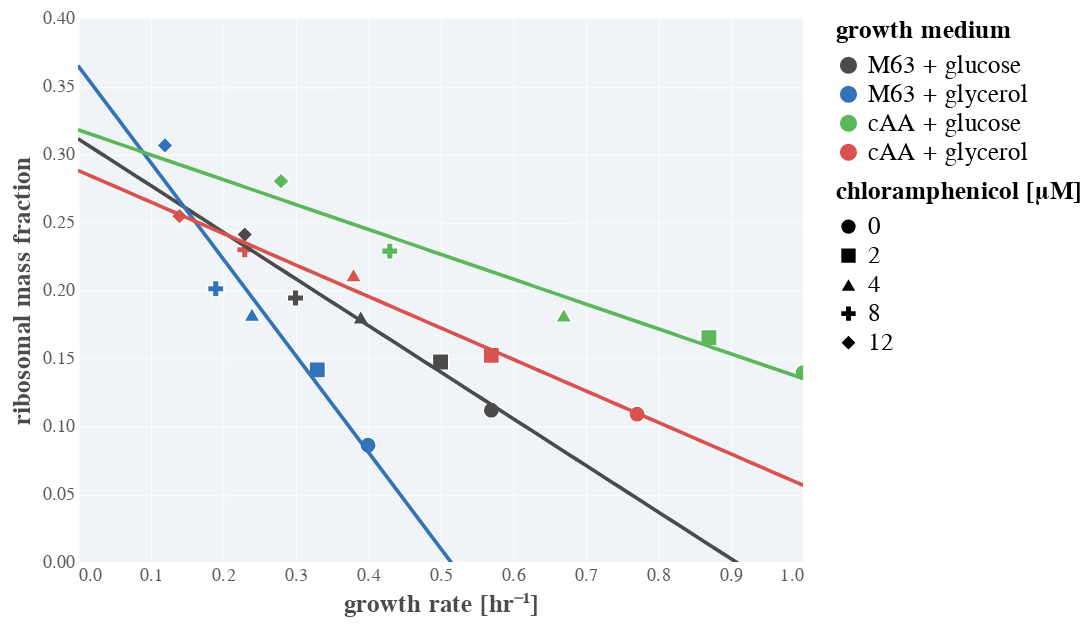

Write notebook code for a chart like this one.
### Code cell
# Load data for Scott et al 2010, Fig 2AC
scott_data = pd.read_csv('../../data/Scott2010_chlor_inhibition_minimal.csv')
scott_data['mass_fraction'] = scott_data['RNA_protein_ratio'] * 0.4855 # Converts RNA/Protein to ribosome mass fraction

# Set up the plot of the points
points = alt.Chart(scott_data).mark_point(size=80).encode(
                    x=alt.X(field='growth_rate_hr', type='quantitative', title='growth rate [hr\u207b\u00b9]'),
                    y=alt.Y(field='mass_fraction', type='quantitative', title='ribosomal mass fraction',
                           scale=alt.Scale(domain=[0, 0.4])),
                    color=alt.Color(field='medium', type='nominal', 
                                    title='growth medium'),
                    shape=alt.Shape(field='chloramphenicol_conc_uM', type='nominal', title='chloramphenicol [µM]'))

# For each growth medium, do the fit. 
fit_dfs = []
growth_rate = np.linspace(0, 1, 100)
print("""
Estimated Parameters
--------------------
""")
for g, d in scott_data.groupby(['medium']):
    popt = scipy.stats.linregress(d['growth_rate_hr'],d['mass_fraction'])
    print(f'Growth medium {g}: Φ_R max ≈ {popt[1]:0.2f}; ν ≈ {-1 * popt[0]**-1:0.1f}')
    _df = pd.DataFrame([])
    _df['growth_rate_hr'] = growth_rate
    _df['mass_fraction'] = popt[1] + popt[0] * growth_rate
    _df['medium'] = g
    fit_dfs.append(_df)
fit_df = pd.concat(fit_dfs, sort=False)

# Generate the plot with the fits. 
fit = alt.Chart(fit_df).mark_line(size=2).encode(
                x=alt.X(field='growth_rate_hr', type='quantitative', title='growth rate [hr\u207b\u00b9]'),
                y=alt.Y(field='mass_fraction', type='quantitative', title='ribosomal mass fraction'),
                color=alt.Color(field='medium', type='nominal', title='growth medium')
)
(points + fit).interactive()

### Figure 1 — Vega-Lite specification as saved in the notebook (floating-point values rounded to 4 significant figures; data arrays with more than 128 entries replaced by an {"elided": "..."} marker saying what was removed)
{"config": {"background": "white", "group": {"fill": "white"}, "view": {"strokeWidth": 0, "height": 300, "width": 400, "fill": "#f0f3f7"}, "point": {"size": 40, "filled": true, "opacity": 1, "strokeWidth": 0.75, "stroke": "#FFFFFF"}, "square": {"size": 40, "filled": true, "opacity": 1, "strokeWidth": 0.75, "stroke": "#FFFFFF"}, "circle": {"size": 40, "filled": true, "opacity": 1, "strokeWidth": 0.75, "stroke": "#FFFFFF"}, "line": {"size": 2}, "axis": {"domainColor": "#ffffff", "domainWidth": 0.5, "labelColor": "#5b5b5b", "labelFontSize": 10, "labelFont": "Nunito", "titleFont": "Nunito", "titleFontWeight": 700, "titleFontSize": 14, "titleColor": "#4b4b4b", "grid": true, "gridColor": "#ffffff", "gridWidth": 0.5, "ticks": false}, "range": {"category": ["#4c4b4c", "#3373ba", "#5cb75b", "#d8534f", "#8066ad", "#f0ad4d"]}, "legend": {"labelFontSize": 14, "labelFont": "Nunito", "titleFont": "Nunito", "titleFontSize": 14, "titleFontWeight": 700, "titleFontColor": "#44b4b4b", "symbolSize": 75}, "title": {"font": "Nunito", "fontWeight": 700, "fontSize": 14, "fontColor": "#4b4b4b"}}, "layer": [{"data": {"name": "data-b04b4cba9df5fdde764fabafc1e87c80"}, "mark": {"type": "point", "size": 80}, "encoding": {"color": {"type": "nominal", "field": "medium", "title": "growth medium"}, "shape": {"type": "nominal", "field": "chloramphenicol_conc_uM", "title": "chloramphenicol [µM]"}, "x": {"type": "quantitative", "field": "growth_rate_hr", "title": "growth rate [hr⁻¹]"}, "y": {"type": "quantitative", "field": "mass_fraction", "scale": {"domain": [0, 0.4]}, "title": "ribosomal mass fraction"}}, "selection": {"selector027": {"type": "interval", "bind": "scales", "encodings": ["x", "y"]}}}, {"data": {"name": "data-c51b94210d3b7e2a76bc391036341a1e"}, "mark": {"type": "line", "size": 2}, "encoding": {"color": {"type": "nominal", "field": "medium", "title": "growth medium"}, "x": {"type": "quantitative", "field": "growth_rate_hr", "title": "growth rate [hr⁻¹]"}, "y": {"type": "quantitative", "field": "mass_fraction", "title": "ribosomal mass fraction"}}}], "$schema": "https://vega.github.io/schema/vega-lite/v4.8.1.json", "datasets": {"data-b04b4cba9df5fdde764fabafc1e87c80": [{"medium": "M63 + glycerol", "growth_rate_hr": 0.4, "RNA_protein_ratio": 0.177, "chloramphenicol_conc_uM": 0, "mass_fraction": 0.08593}, {"medium": "M63 + glycerol", "growth_rate_hr": 0.33, "RNA_protein_ratio": 0.291, "chloramphenicol_conc_uM": 2, "mass_fraction": 0.1413}, {"medium": "M63 + glycerol", "growth_rate_hr": 0.24, "RNA_protein_ratio": 0.375, "chloramphenicol_conc_uM": 4, "mass_fraction": 0.1821}, {"medium": "M63 + glycerol", "growth_rate_hr": 0.19, "RNA_protein_ratio": 0.414, "chloramphenicol_conc_uM": 8, "mass_fraction": 0.201}, {"medium": "M63 + glycerol", "growth_rate_hr": 0.12, "RNA_protein_ratio": 0.631, "chloramphenicol_conc_uM": 12, "mass_fraction": 0.3064}, {"medium": "M63 + glucose", "growth_rate_hr": 0.57, "RNA_protein_ratio": 0.23, "chloramphenicol_conc_uM": 0, "mass_fraction": 0.1117}, {"medium": "M63 + glucose", "growth_rate_hr": 0.5, "RNA_protein_ratio": 0.303, "chloramphenicol_conc_uM": 2, "mass_fraction": 0.1471}, {"medium": "M63 + glucose", "growth_rate_hr": 0.39, "RNA_protein_ratio": 0.371, "chloramphenicol_conc_uM": 4, "mass_fraction": 0.1801}, {"medium": "M63 + glucose", "growth_rate_hr": 0.3, "RNA_protein_ratio": 0.4, "chloramphenicol_conc_uM": 8, "mass_fraction": 0.1942}, {"medium": "M63 + glucose", "growth_rate_hr": 0.23, "RNA_protein_ratio": 0.496, "chloramphenicol_conc_uM": 12, "mass_fraction": 0.2408}, {"medium": "cAA + glycerol", "growth_rate_hr": 0.771, "RNA_protein_ratio": 0.224, "chloramphenicol_conc_uM": 0, "mass_fraction": 0.1088}, {"medium": "cAA + glycerol", "growth_rate_hr": 0.57, "RNA_protein_ratio": 0.313, "chloramphenicol_conc_uM": 2, "mass_fraction": 0.152}, {"medium": "cAA + glycerol", "growth_rate_hr": 0.38, "RNA_protein_ratio": 0.435, "chloramphenicol_conc_uM": 4, "mass_fraction": 0.2112}, {"medium": "cAA + glycerol", "growth_rate_hr": 0.23, "RNA_protein_ratio": 0.473, "chloramphenicol_conc_uM": 8, "mass_fraction": 0.2296}, {"medium": "cAA + glycerol", "growth_rate_hr": 0.14, "RNA_protein_ratio": 0.524, "chloramphenicol_conc_uM": 12, "mass_fraction": 0.2544}, {"medium": "cAA + glucose", "growth_rate_hr": 1.0, "RNA_protein_ratio": 0.287, "chloramphenicol_conc_uM": 0, "mass_fraction": 0.1393}, {"medium": "cAA + glucose", "growth_rate_hr": 0.87, "RNA_protein_ratio": 0.34, "chloramphenicol_conc_uM": 2, "mass_fraction": 0.1651}, {"medium": "cAA + glucose", "growth_rate_hr": 0.67, "RNA_protein_ratio": 0.374, "chloramphenicol_conc_uM": 4, "mass_fraction": 0.1816}, {"medium": "cAA + glucose", "growth_rate_hr": 0.43, "RNA_protein_ratio": 0.471, "chloramphenicol_conc_uM": 8, "mass_fraction": 0.2287}, {"medium": "cAA + glucose", "growth_rate_hr": 0.28, "RNA_protein_ratio": 0.577, "chloramphenicol_conc_uM": 12, "mass_fraction": 0.2801}], "data-c51b94210d3b7e2a76bc391036341a1e": {"elided": "400 records"}}}
